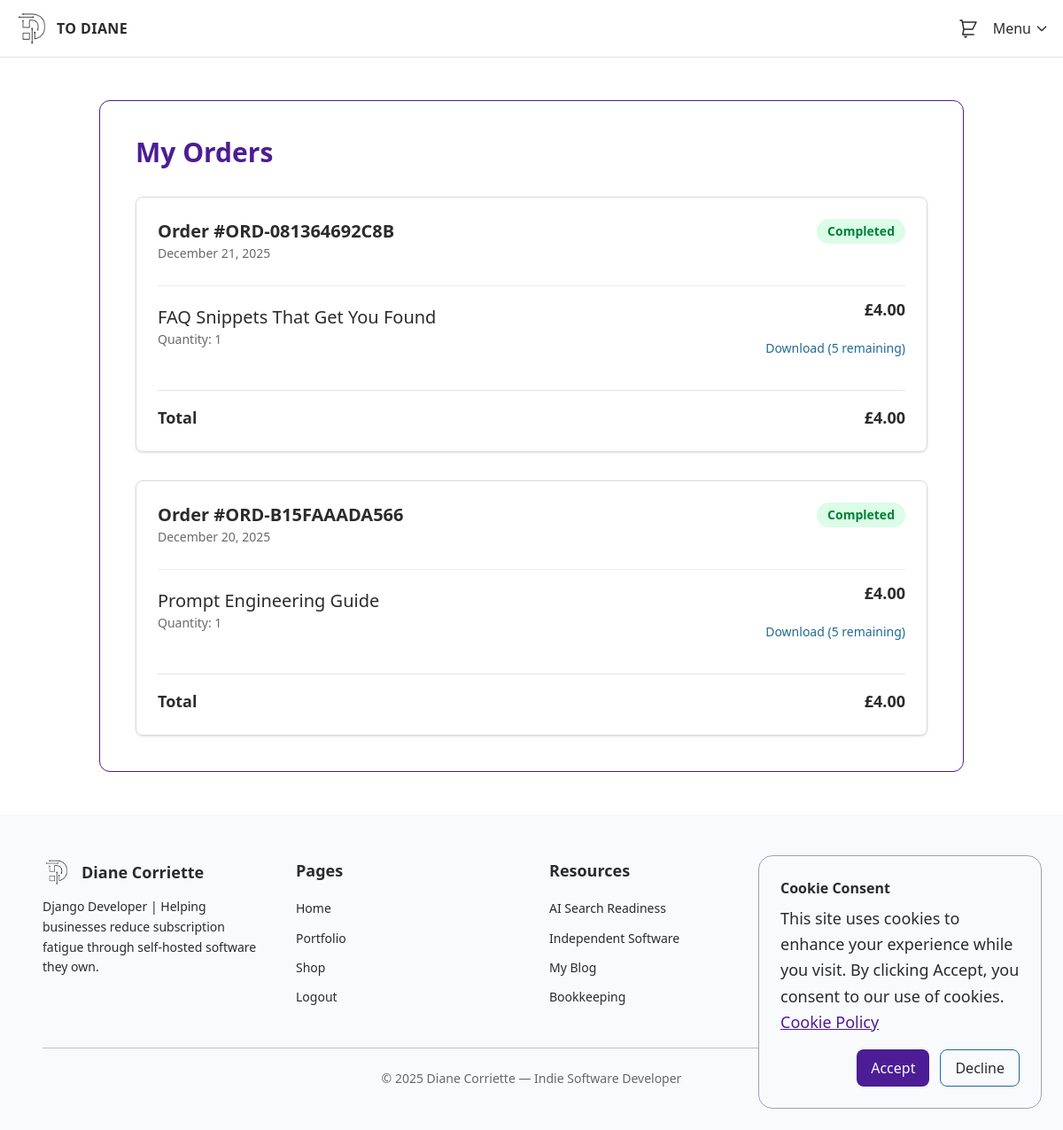
The app's page /shop/orders/ (signed in) with its own data.
### shop/models.py (models this page shows, shortened)
class Order(models.Model):
    STATUS_CHOICES = [
        ("pending", "Pending"),
        ("completed", "Completed"),
        ("failed", "Failed"),
        ("cancelled", "Cancelled"),
    ]
    order_id = models.CharField(max_length=100, unique=True, editable=False)
    user = models.ForeignKey(
        settings.AUTH_USER_MODEL, on_delete=models.SET_NULL, null=True, blank=True
    )
    email = models.EmailField()
    created = models.DateTimeField(auto_now_add=True)
    updated = models.DateTimeField(auto_now=True)
    paid = models.BooleanField(default=False)
    status = models.CharField(max_length=20, choices=STATUS_CHOICES, default="pending")
    payment_intent_id = models.CharField(max_length=250, blank=True)
    class Meta:
        ordering = ["-created"]
    def get_total_cost(self):
        return sum(item.get_cost() for item in self.items.all())

class OrderItem(models.Model):
    order = models.ForeignKey(Order, related_name="items", on_delete=models.CASCADE)
    product = models.ForeignKey(
        Product, related_name="order_items", on_delete=models.CASCADE
    )
    purchased_download = models.ForeignKey(
        ProductDownload,
        on_delete=models.SET_NULL,
        null=True,
        blank=True,
        help_text="The specific download variant the customer purchased",
    )
    price_paid_pence = models.PositiveIntegerField()
    quantity = models.PositiveIntegerField(default=1)
    downloads_remaining = models.PositiveIntegerField(default=5)
    download_count = models.PositiveIntegerField(default=0)
    def get_cost(self):
        return (self.price_paid_pence * self.quantity) / 100

class Product(models.Model):
    STATUS_CHOICES = [
        ("publish", "Published"),
        ("soon", "Coming Soon"),
        ("full", "Fully Booked"),
        ("draft", "Draft"),
    ]
    PRODUCT_TYPES = [("download", "Digital Download")]
    public_id = models.CharField(max_length=130, blank=True, null=True, db_index=True)
    title = models.CharField(max_length=200)
    slug = models.SlugField(unique=True)
    category = models.ForeignKey(Category, on_delete=models.PROTECT)
    description = HTMLField()
    section_description = models.TextField(blank=True, null=True)
    long_description = HTMLField(blank=True, null=True)
    product_type = models.CharField(
        max_length=20, choices=PRODUCT_TYPES, default="download"
    )
    number_of_pages = models.PositiveIntegerField(
        null=True, blank=True, help_text="Number of pages for digital downloads"
    )
    status = models.CharField(max_length=10, choices=STATUS_CHOICES, default="draft")
    external_image_url = models.URLField(
        max_length=500,
        blank=True,
        null=True,
        help_text="External URL for product image (jpg/png only)",
    )
    external_preview_url = models.URLField(
        max_length=500,
        blank=True,
        null=True,
        help_text="External URL for preview file (PDF only)",
    )
    is_active = models.BooleanField(default=True)
    price_pence = models.PositiveIntegerField(help_text="Price in pence")
    sale_price_pence = models.PositiveIntegerField(
        null=True, blank=True, help_text="Sale price in pence"
    )
    price_per_hour = models.PositiveIntegerField(
        null=True, blank=True, help_text="Price per hour in pence"
    )
    preview_file = models.FileField(
        upload_to="products/previews/",
        null=True,
        blank=True,
        storage=PublicStorage(),
    )
    preview_image = models.ImageField(
        upload_to="products/images/",
        null=True,
        blank=True,
        storage=PublicStorage(),
    )
    video_url = models.URLField(
        blank=True,
        null=True,
        help_text="Optional YouTube or Vimeo URL to display on the product page",
    )
    video_file = models.FileField(
        upload_to="products/videos/",
        null=True,
        blank=True,
        storage=PublicStorage(),
        help_text="Upload a short MP4 file to display as product video",
    )
    download_limit = models.PositiveIntegerField(default=5)
    featured = models.BooleanField(default=False)
    purchase_count = models.PositiveIntegerField(default=0)
    order = models.IntegerField(default=0)
    created = models.DateTimeField(auto_now_add=True)
    updated = models.DateTimeField(auto_now=True)
    class Meta:
        ordering = ["order", "-created"]
    @property
    def price(self):
        """Return price in pounds"""
        return Decimal(self.price_pence) / 100

### shop/views/downloads.py (the view)
# urls.py: path("orders/", views.order_history, name="order_history"),
@login_required
def order_history(request):
    orders = Order.objects.filter(user=request.user).order_by("-created")
    return render(request, "shop/order_history.html", {"orders": orders})

### core/context_processors.py (called while the page is built)
def dashboard_announcement(request):
    announcement = DashboardAnnouncement.objects.order_by("-updated").first()
    return {"dashboard_announcement": announcement}

### shop/cart.py (called while the page is built)
    def __len__(self):
        return sum(item["quantity"] for item in self.cart.values())

### shop/context_processors.py (called while the page is built)
def cart(request):
    return {"cart": Cart(request)}

### shop/templates/shop/order_history.html (shortened to what this page needs)
{% extends "base.html" %}
{% block content %}
<section class="w-full py-12">
  <div class="max-w-5xl mx-auto px-6">
    <div class="bg-white rounded-xl border border-[color:var(--color-brand-primary)] p-10">
      <h1 class="text-3xl font-bold text-[color:var(--color-brand-primary)] mb-8">
        My Orders
      </h1>
      {% if orders %}
      <div class="space-y-8">
        {% for order in orders %}
        <div class="border border-[color:var(--color-brand-accent)]/40 rounded-lg shadow-sm hover:shadow-md transition">
          <div class="p-6">
            <div class="flex justify-between items-start">
              <div>
                <h2 class="text-xl font-semibold text-[color:var(--color-font-main)]">
                  Order #{{ order.order_id }}
                </h2>
                <p class="text-sm text-[color:var(--color-font-main)]/70">
                  {{ order.created|date:"F j, Y" }}
                </p>
              </div>
              <span class="px-3 py-1 text-sm font-semibold rounded-full
                {% if order.status == 'completed' %}
                  bg-green-100 text-green-700
                {% elif order.status == 'pending' %}
                  bg-yellow-100 text-yellow-800
                {% else %}
                  bg-red-100 text-red-700
                {% endif %}">
                {{ order.get_status_display }}
              </span>
            </div>
            <div class="mt-6 space-y-3">
              {% for item in order.items.all %}
              <div class="flex justify-between items-center py-3 border-t border-[color:var(--color-brand-accent)]/20">
                <div>
                  <h3 class="text-[color:var(--color-font-main)] font-medium">
                    {{ item.product.title }}
                  </h3>
                  <p class="text-sm text-[color:var(--color-font-main)]/70">
                    Quantity: {{ item.quantity }}
                  </p>
                </div>
                <div class="text-right">
                  <p class="font-semibold text-[color:var(--color-font-main)]">
                    £{{ item.get_cost|floatformat:2 }}
                  </p>
                  {% if item.downloads_remaining > 0 %}
                  <a href="{% url 'shop:secure_download' item.id %}"
                     class="text-sm text-[color:var(--color-brand-secondary)] hover:text-[color:var(--color-brand-accent)] transition">
                    Download ({{ item.downloads_remaining }} remaining)
                  </a>
                  {% endif %}
                </div>
              </div>
              {% endfor %}
            </div>
            <div class="mt-6 pt-4 border-t border-[color:var(--color-brand-accent)]/30 flex justify-between text-lg font-semibold text-[color:var(--color-font-main)]">
              <span>Total</span>
              <span>£{{ order.get_total_cost|floatformat:2 }}</span>
            </div>
          </div>
        </div>
        {% endfor %}
      </div>
      {% endif %}
    </div>
  </div>
</section>
{% endblock %}

### records on screen
Order: order_id "ORD-081364692C8B", created "December 21, 2025", status "Completed", get_total_cost "4.00"
OrderItem: product "FAQ Snippets That Get You Found", quantity "1", get_cost "4.00", downloads_remaining "5"
Order: order_id "ORD-B15FAAADA566", created "December 20, 2025", status "Completed", get_total_cost "4.00"
OrderItem: product "Prompt Engineering Guide", quantity "1", get_cost "4.00", downloads_remaining "5"
